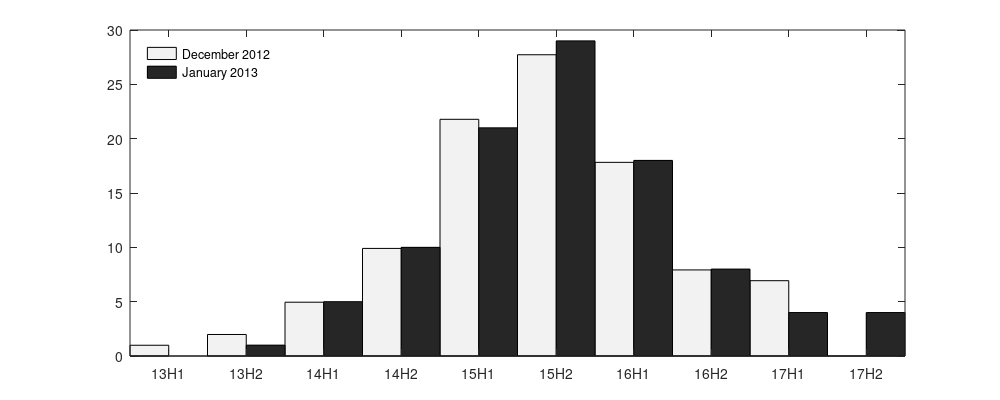

Recreate this plot in MATLAB.
%% THIS SCRIPT PRODUCES CHART C2 OF UNCERTAIN POLICY PROMISES PAPER
% This script examines data from NY Fed primary dealer surveys.

%% HOUSEKEEPING
close all;                                                                  
%restoredefaultpath;
clear variables;
delete('*.asv');
clc; 

%% ADD DIRECTORIES
fullPathNameForThisFile = mfilename('fullpath');
fullPathFileNameSplitByFinalBackSlash = regexp(...
    fullPathNameForThisFile,'[^\\]+$','split');
thisDir = fullPathFileNameSplitByFinalBackSlash{1};
addpath(genpath(thisDir));

%% SAVE FIGURE OPTION
saveFigure = true;

%% DEFINE TEX FIGURES DIRECTORY
TeXfolderName = [thisDir,'Figures\'];

%% DATA AND DATES: HARD-WIRED BECAUSE THEY ARE LOW-DIMENSIONAL
DecRawSurvey = [1; 2; 5; 10; 22; 28; 18; 8; 7];
JanRawSurvey = [0; 1; 5; 10; 21; 29; 18; 8; 4 ; 4];
datesLabels = {'13H1';'13H2';'14H1';'14H2';'15H1';'15H2';'16H1';'16H2';...
    '17H1';'17H2'};

%% RE-NORMALISE RAW DATA TO ENSURE IT SUMS TO 100
DecSurvey = 100*DecRawSurvey/sum(DecRawSurvey);
JanSurvey = 100*JanRawSurvey/sum(JanRawSurvey);

%% COMPUTE BASIC INFORMATION ABOUT SERIES
nDates = size(datesLabels,1);
nDecObs = size(DecSurvey,1);
nJanObs = size(JanSurvey,1);

%% A BASIC PLOT OF THE SERIES
DecSurveyPadded = [DecSurvey; nan(nDates-nDecObs,1)];
JanSurveyPadded = [JanSurvey; nan(nDates-nJanObs,1)];
dataToPlot = [DecSurveyPadded JanSurveyPadded];
rawDataHandle = figure;
barHandle = bar(1:nDates,dataToPlot);
set(barHandle(1),'EdgeColor','black','FaceColor',[0.95 0.95 0.95]);
set(barHandle(2),'EdgeColor','black','FaceColor',[0.15 0.15 0.15]);
set(barHandle,'BarWidth',1)
set(gca,'XTickLabel',datesLabels,'XLim',[0.5 nDates+0.5]);
legend('December 2012','January 2013','Location','NorthWest');
legend boxoff;
x1 = nDates-1.1;
y1 = JanSurvey(end)-5;
x2 = nDates-3.35;
y2 = DecSurvey(end);

%% SAVE THE FIGURES IF REQUIRED
if saveFigure
    figSaveName = [TeXfolderName,'rawPDSprobsTBFG.eps'];
    set(rawDataHandle,'PaperUnits','inches','PaperPosition',[0 0 10 4]);    
    print(rawDataHandle,'-depsc',figSaveName);
end